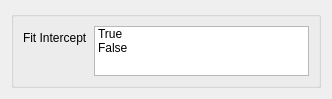
<?xml version="1.0" encoding="UTF-8"?>
<ui version="4.0">
 <class>Form</class>
 <widget class="QWidget" name="Form">
  <property name="geometry">
   <rect>
    <x>0</x>
    <y>0</y>
    <width>332</width>
    <height>96</height>
   </rect>
  </property>
  <property name="sizePolicy">
   <sizepolicy hsizetype="Ignored" vsizetype="Ignored">
    <horstretch>0</horstretch>
    <verstretch>0</verstretch>
   </sizepolicy>
  </property>
  <property name="windowTitle">
   <string>Form</string>
  </property>
  <layout class="QVBoxLayout" name="verticalLayout">
   <item>
    <widget class="QGroupBox" name="groupBox">
     <layout class="QFormLayout" name="formLayout">
      <property name="fieldGrowthPolicy">
       <enum>QFormLayout::AllNonFixedFieldsGrow</enum>
      </property>
      <item row="0" column="0">
       <widget class="QLabel" name="fitInterceptLabel">
        <property name="text">
         <string>Fit Intercept</string>
        </property>
       </widget>
      </item>
      <item row="0" column="1">
       <widget class="QListWidget" name="fit_intercept_list">
        <property name="maximumSize">
         <size>
          <width>16777215</width>
          <height>50</height>
         </size>
        </property>
        <property name="selectionMode">
         <enum>QAbstractItemView::MultiSelection</enum>
        </property>
        <item>
         <property name="text">
          <string>True</string>
         </property>
        </item>
        <item>
         <property name="text">
          <string>False</string>
         </property>
        </item>
       </widget>
      </item>
     </layout>
    </widget>
   </item>
  </layout>
 </widget>
 <resources/>
 <connections/>
</ui>
